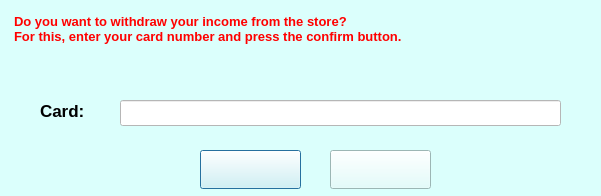
<?xml version="1.0" encoding="UTF-8"?>
<ui version="4.0">
 <class>transaction_customer</class>
 <widget class="QDialog" name="transaction_customer">
  <property name="geometry">
   <rect>
    <x>0</x>
    <y>0</y>
    <width>601</width>
    <height>196</height>
   </rect>
  </property>
  <property name="windowTitle">
   <string>Dialog</string>
  </property>
  <property name="styleSheet">
   <string notr="true">background-color: rgb(219, 255, 252);</string>
  </property>
  <widget class="QLabel" name="label">
   <property name="geometry">
    <rect>
     <x>40</x>
     <y>90</y>
     <width>61</width>
     <height>41</height>
    </rect>
   </property>
   <property name="font">
    <font>
     <pointsize>13</pointsize>
     <bold>true</bold>
    </font>
   </property>
   <property name="styleSheet">
    <string notr="true">background-color: rgb();</string>
   </property>
   <property name="text">
    <string>Card:</string>
   </property>
  </widget>
  <widget class="QLineEdit" name="lineEdit_card">
   <property name="geometry">
    <rect>
     <x>120</x>
     <y>100</y>
     <width>441</width>
     <height>26</height>
    </rect>
   </property>
   <property name="styleSheet">
    <string notr="true">background-color: rgb(255, 255, 255);</string>
   </property>
  </widget>
  <widget class="QTextEdit" name="textEdit">
   <property name="geometry">
    <rect>
     <x>10</x>
     <y>10</y>
     <width>581</width>
     <height>71</height>
    </rect>
   </property>
   <property name="font">
    <font>
     <pointsize>10</pointsize>
     <bold>true</bold>
    </font>
   </property>
   <property name="frameShape">
    <enum>QFrame::HLine</enum>
   </property>
   <property name="lineWidth">
    <number>0</number>
   </property>
   <property name="html">
    <string>&lt;!DOCTYPE HTML PUBLIC &quot;-//W3C//DTD HTML 4.0//EN&quot; &quot;http://www.w3.org/TR/REC-html40/strict.dtd&quot;&gt;
&lt;html&gt;&lt;head&gt;&lt;meta name=&quot;qrichtext&quot; content=&quot;1&quot; /&gt;&lt;meta charset=&quot;utf-8&quot; /&gt;&lt;style type=&quot;text/css&quot;&gt;
p, li { white-space: pre-wrap; }
&lt;/style&gt;&lt;/head&gt;&lt;body style=&quot; font-family:'Segoe UI'; font-size:10pt; font-weight:700; font-style:normal;&quot;&gt;
&lt;p style=&quot; margin-top:0px; margin-bottom:0px; margin-left:0px; margin-right:0px; -qt-block-indent:0; text-indent:0px;&quot;&gt;&lt;span style=&quot; color:#ff0000;&quot;&gt;Do you want to withdraw your income from the store? &lt;/span&gt;&lt;/p&gt;
&lt;p style=&quot; margin-top:0px; margin-bottom:0px; margin-left:0px; margin-right:0px; -qt-block-indent:0; text-indent:0px;&quot;&gt;&lt;span style=&quot; color:#ff0000;&quot;&gt;For this, enter your card number and press the confirm button.&lt;/span&gt;&lt;/p&gt;&lt;/body&gt;&lt;/html&gt;</string>
   </property>
  </widget>
  <widget class="QPushButton" name="pushButton_cancel">
   <property name="geometry">
    <rect>
     <x>200</x>
     <y>150</y>
     <width>101</width>
     <height>39</height>
    </rect>
   </property>
   <property name="styleSheet">
    <string notr="true">background-image: url(:/new/prefix1/cancel fot traconsh.png);</string>
   </property>
   <property name="text">
    <string/>
   </property>
  </widget>
  <widget class="QPushButton" name="pushButton_confirm">
   <property name="geometry">
    <rect>
     <x>330</x>
     <y>150</y>
     <width>101</width>
     <height>39</height>
    </rect>
   </property>
   <property name="styleSheet">
    <string notr="true">background-image: url(:/new/prefix1/confrim.png);</string>
   </property>
   <property name="text">
    <string/>
   </property>
  </widget>
 </widget>
 <resources/>
 <connections/>
</ui>
